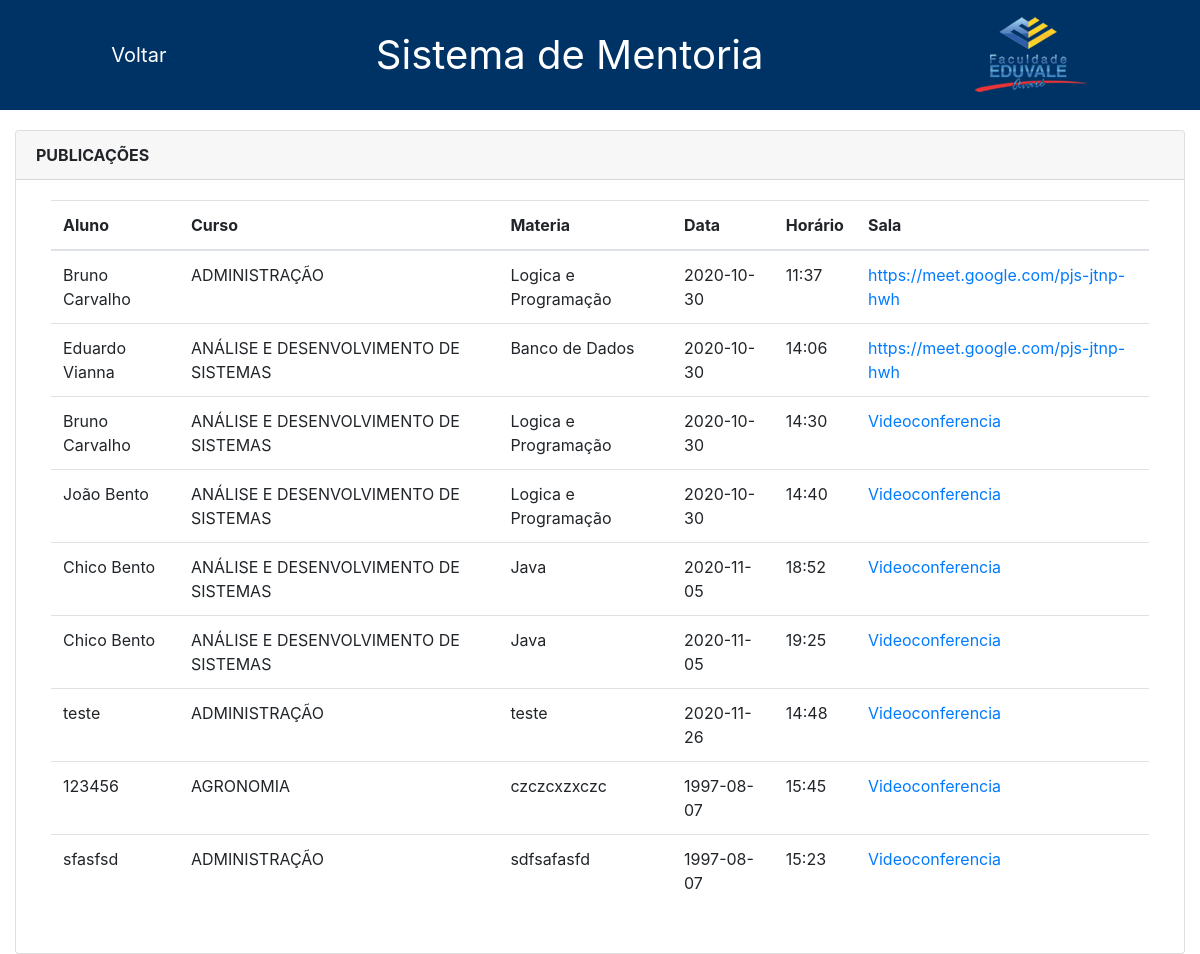
Screenshot of /ProjetoWeb/SistemaDeMentoria.php (signed in) with the database file from the repository.
### tables this page shows
CREATE TABLE `monitor` (
  `nome` varchar(200) NOT NULL,
  `curso` varchar(200) NOT NULL,
  `termo` int(10) NOT NULL,
  `materia` varchar(200) NOT NULL,
  `telefone` varchar(15) NOT NULL,
  `data` varchar(20) NOT NULL,
  `hora` varchar(20) NOT NULL,
  `sala` varchar(100) NOT NULL,
  `id` int(10) NOT NULL
);

### ProjetoWeb/SistemaDeMentoria.php (the view, shortened to what this page needs)
<!DOCTYPE html>
<html>
	<head>
		<link rel="stylesheet" type="text/css" href="./css/boostrap/bootstrap.css">
		<link rel="stylesheet" type="text/css" href="./css/sistemaDeMentoria.css">
	</head>
	<body>
		<div class="topo" style= "margin-bottom: 20px;">
			<div class="topo-menu" >
				<a class="btn" style="color: #fff; font-size: 20px; background-color: rgba(0,51,101, 1)" href="Menu.php" role="button">Voltar</a>
			</div>
			<div class="topo-titulo">
				Sistema de Mentoria
			</div>
			<div class="topo-logo">
				<img src="./imagens/logoEduvale1.png" />
			</div>
		</div>
	<div class="col-sm-12">
	<div class="card">
	<div class="card-header">
	<strong class="card-title">PUBLICAÇÕES</strong>
	</div>
	<div class="card-body">
			<div class="conteudoDireito">
				<div class="conteudoDireito-publicacoes">
					<table class="table">
						<thead>
							<tr>
								<th scope="col">Aluno</th>
								<th scope="col">Curso</th>
								<th scope="col">Materia</th>
								<th scope="col">Data</th>
								<th scope="col">Horário</th>
								<th scope="col">Sala</th>
							</tr>
						</thead>
						<?php
							include 'conexao.php';
							$sql = "SELECT * FROM `monitor`";
							$busca = mysqli_query($conexao, $sql);
							while ($array = mysqli_fetch_array($busca)) {
								$nome = $array ['nome'];
								$curso = $array ['curso'];
								$materia = $array ['materia'];
								$data = $array ['data'];
								$hora = $array ['hora'];
								$sala = $array ['sala'];
							?>
							<tr>
								<td><?php echo $nome ?></td>
								<td><?php echo $curso ?></td>
								<td><?php echo $materia ?></td>
								<td><?php echo $data ?></td>
								<td><?php echo $hora ?></td>
								<td><a href="https://meet.google.com/dkm-brgt-rem"/><?php echo $sala ?></td>
							</tr>
						<?php } ?>
					</table>
				</div>
			</div>
			</div>
		</div>
		</div>
	</body>
</html>

### ProjetoWeb/css/sistemaDeMentoria.css (style rules this page uses)
body { display: grid; grid-template-rows: max-content auto; height: 100%; width: 100%; position: fixed; }
.topo { background: rgba(0,51,101, 1); display: grid; grid-template-columns: auto auto auto; text-align: center; align-items: center; }
.topo-titulo { color: #fff; font-size: 40px }
.topo-menu { color: #fff; }
.topo-logo { padding: 15px; }
.conteudoDireito, .conteudoEsquerdo { display: grid; grid-template-rows: max-content auto; height: 100%; padding: 0 15px }
.conteudoDireito-publicacoes, .conteudoEsquerdo-datasDisponiveis { display: grid; grid-template-rows: max-content auto; padding: 0 0 10px 0 }

### rows the page displays
monitor: nome "Bruno Carvalho", curso "ADMINISTRAÇÃO", materia "Logica e Programação", data "2020-10-30", hora "11:37", sala "https://meet.google.com/pjs-jtnp-hwh"
monitor: nome "Eduardo Vianna", curso "ANÁLISE E DESENVOLVIMENTO DE SISTEMAS", materia "Banco de Dados", data "2020-10-30", hora "14:06", sala "https://meet.google.com/pjs-jtnp-hwh"
monitor: nome "Bruno Carvalho", curso "ANÁLISE E DESENVOLVIMENTO DE SISTEMAS", materia "Logica e Programação", data "2020-10-30", hora "14:30", sala "Videoconferencia"
monitor: nome "João Bento", curso "ANÁLISE E DESENVOLVIMENTO DE SISTEMAS", materia "Logica e Programação", data "2020-10-30", hora "14:40", sala "Videoconferencia"
monitor: nome "Chico Bento", curso "ANÁLISE E DESENVOLVIMENTO DE SISTEMAS", materia "Java", data "2020-11-05", hora "18:52", sala "Videoconferencia"
monitor: nome "Chico Bento", curso "ANÁLISE E DESENVOLVIMENTO DE SISTEMAS", materia "Java", data "2020-11-05", hora "19:25", sala "Videoconferencia"
monitor: nome "teste", curso "ADMINISTRAÇÃO", materia "teste", data "2020-11-26", hora "14:48", sala "Videoconferencia"
monitor: nome "123456", curso "AGRONOMIA", materia "czczcxzxczc", data "1997-08-07", hora "15:45", sala "Videoconferencia"
monitor: nome "sfasfsd", curso "ADMINISTRAÇÃO", materia "sdfsafasfd", data "1997-08-07", hora "15:23", sala "Videoconferencia"
